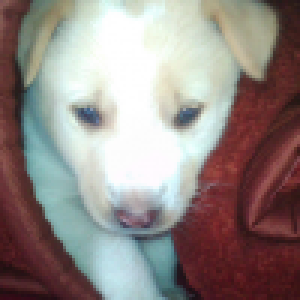
#> input picture ex2-input.png, 100 x 100 px (shown 3 times larger)
$ python ex3-negenhance.py
#> lines starting #> are read from the running program, lines starting #| are printed output that depends on the picture
# We need cv2 module for image
# reading and matplotlib module
# for plotting
import cv2
import matplotlib.pyplot as plt

img_bgr = cv2.imread('ex2-input.png', 1)
#> img_bgr is the input picture: shape (100, 100, 3); mean B, G, R 133.4, 136.7, 147.2

color = ('b', 'g', 'r')

for i, col in enumerate(color):
	histr = cv2.calcHist([img_bgr], [i], None, [256], [0, 256])
	plt.plot(histr, color = col)
	plt.xlim([0, 256])

plt.show()
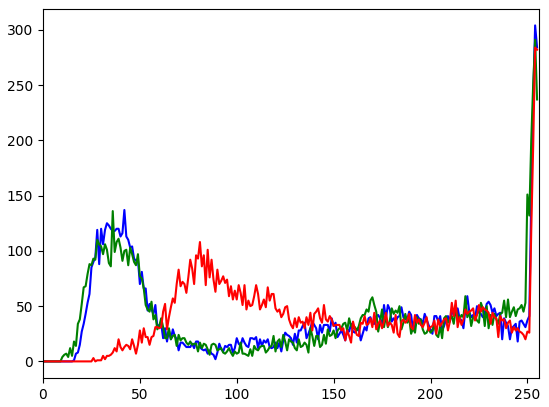
#> figure drawn by matplotlib, 1 panel; curve peaks at x = 254, y = 304; curve peaks at x = 254, y = 291; curve peaks at x = 254, y = 284

img_neg = 1 - img_bgr
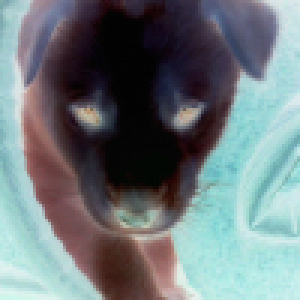
#> img_neg: shape (100, 100, 3) (shown 3 times larger); mean B, G, R 123.6, 120.3, 109.8

plt.imshow(img_neg)
plt.show()

$ run again, with ex10-1.png copied over ex2-input.png
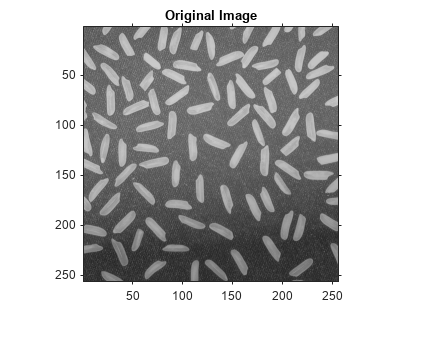
#> input picture ex10-1.png, 422 x 339 px
#> img_bgr is the input picture: shape (339, 422, 3); min 0, max 255, mean 187.1
#> `plt.show()`:
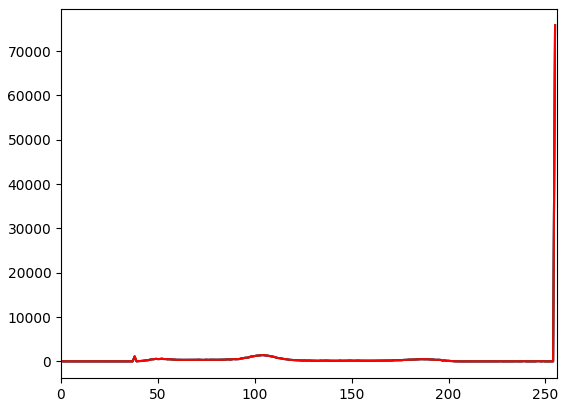
#> figure drawn by matplotlib, 1 panel; curve peaks at x = 255, y = 75804; curve peaks at x = 255, y = 75804; curve peaks at x = 255, y = 75804
#> `img_neg = 1 - img_bgr`:
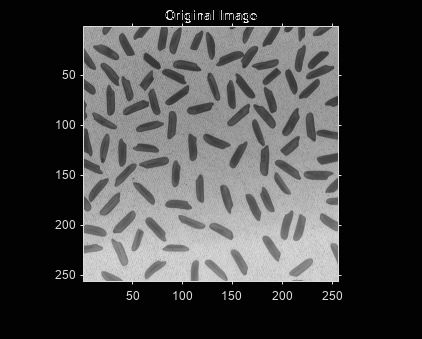
#> img_neg: shape (339, 422, 3); min 0, max 255, mean 69.6

$ run again, with exp7-closing.png copied over ex2-input.png
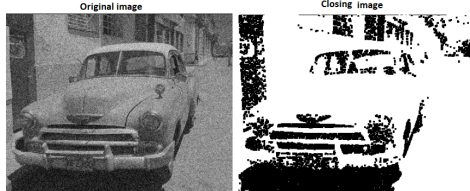
#> input picture exp7-closing.png, 470 x 191 px
#> img_bgr is the input picture: shape (191, 470, 3); mean B, G, R 152.5, 152.6, 152.5
#> `plt.show()`:
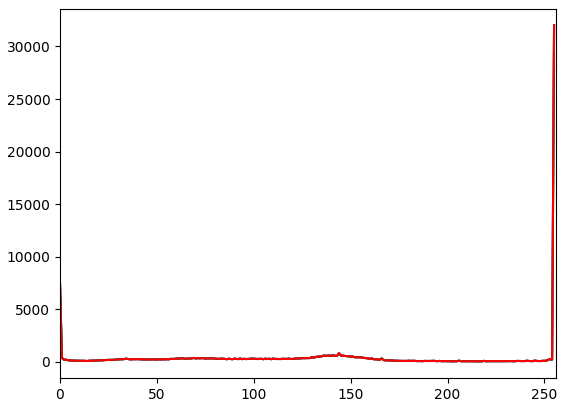
#> figure drawn by matplotlib, 1 panel; curve peaks at x = 255, y = 32002; curve peaks at x = 255, y = 32008; curve peaks at x = 255, y = 32009
#> `img_neg = 1 - img_bgr`:
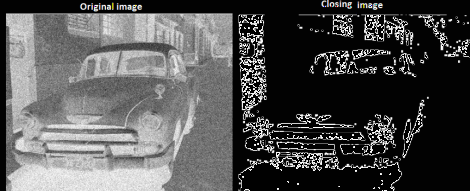
#> img_neg: shape (191, 470, 3); mean B, G, R 82.1, 82.2, 82.2
